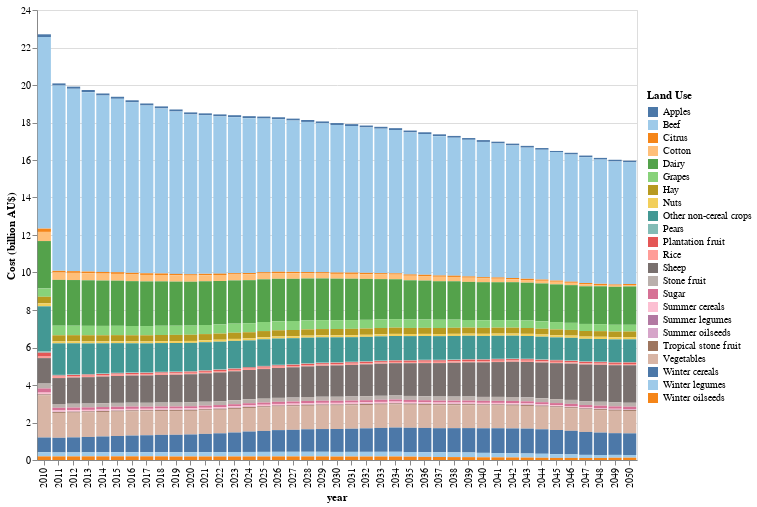

Source (notebook cell):
### Markdown cell above
## The cost for producing the commodities

### Code cell
# HIDE CODE
plot_cost_source(cost_df)

### Figure 1 — Vega-Lite specification as saved in the notebook (floating-point values rounded to 4 significant figures; data arrays with more than 128 entries replaced by an {"elided": "..."} marker saying what was removed)
{"config": {"view": {"continuousWidth": 300, "continuousHeight": 300}}, "data": {"name": "data-d2a5057d015bdf2d31c8dcfb7c09013f"}, "mark": {"type": "bar"}, "encoding": {"color": {"field": "Source", "legend": {"direction": "vertical", "legendX": 610, "legendY": 80, "orient": "none", "title": "Land Use", "titleAnchor": "start"}, "scale": {"scheme": "tableau20"}, "type": "nominal"}, "tooltip": [{"field": "value (billion)", "format": ".2f", "title": "Cost (billion AU$)", "type": "quantitative"}, {"field": "Source", "type": "nominal"}], "x": {"field": "year", "type": "ordinal"}, "y": {"field": "value (billion)", "title": "Cost (billion AU$)", "type": "quantitative"}}, "height": 450, "width": 600, "$schema": "https://vega.github.io/schema/vega-lite/v5.15.1.json", "datasets": {"data-d2a5057d015bdf2d31c8dcfb7c09013f": {"elided": "942 records"}}}
